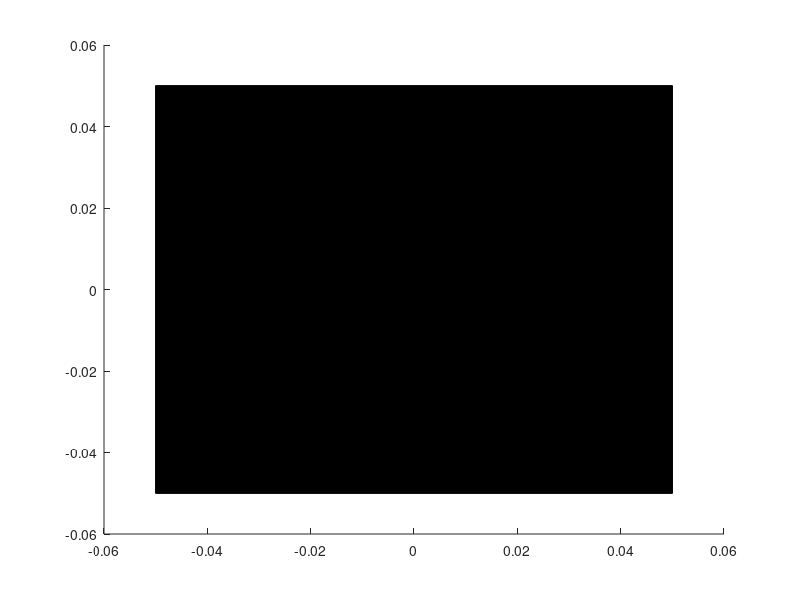

MATLAB code to generate this figure: (Note: this script raises an error after producing the figure.)
function [ Sat ] = getSimple1U()

wx_sat  = 0.1;                  % Dimension in x-direction,     [m]
wy_sat  = 0.1;                  % Dimension in y-direction,     [m]
wz_sat  = 0.1;                  % Dimension in z-direction,     [m]

% Vertex coordinates v = [x y z];
V   = [1  1  1; -1  1  1; -1 -1  1; 1 -1  1; ...
       1  1 -1; -1  1 -1; -1 -1 -1; 1 -1 -1];
V(:,1) = V(:,1) * wx_sat/2;
V(:,2) = V(:,2) * wy_sat/2;
V(:,3) = V(:,3) * wz_sat/2;
% Connectivity array of faces F = [v1 v2 v3 v4]
C   = [1 2 3 4; 1 4 8 5; 5 6 7 8; 2 3 7 6; 1 2 6 5; 3 4 8 7];

w_max = max([wx_sat wy_sat wz_sat])/2;

f = figure;
ax = axes(f);
P1 = patch(ax, 'Faces', C, 'Vertices', V);
P = copy(P1);
P.EdgeColor = 'black';
P.FaceColor = [1 1 1] * 0.9;
P.FaceAlpha = 0.3;
close(f);

Sat     = struct('model', P, 'w_max', w_max);
end